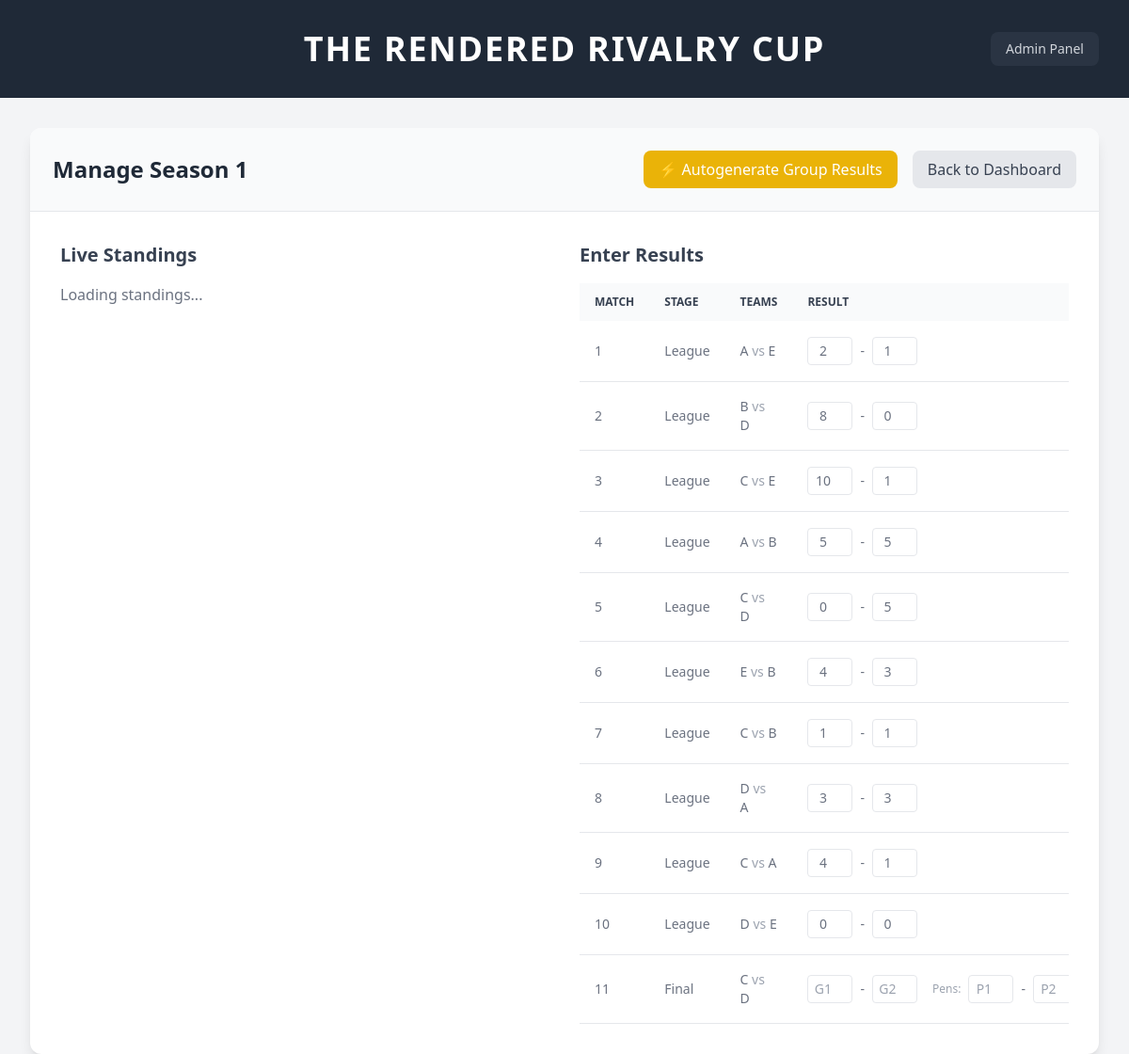
/admin/manage/10 (signed in), run on the app's committed database.
### tables this page shows
CREATE TABLE tournaments (
                                tournament_id INTEGER PRIMARY KEY AUTOINCREMENT,
                                season_number INTEGER NOT NULL,
                                created_date TEXT,
                                settings TEXT 
                             );

CREATE TABLE fixtures (
                                match_no INTEGER PRIMARY KEY AUTOINCREMENT,
                                tournament_id INTEGER NOT NULL,
                                team1_id INTEGER, 
                                team2_id INTEGER,
                                placeholder_t1 TEXT, 
                                placeholder_t2 TEXT,
                                team1_goals INTEGER, 
                                team2_goals INTEGER,
                                team1_pso INTEGER, 
                                team2_pso INTEGER,
                                status TEXT DEFAULT 'Not Played', 
                                stage TEXT, 
                                round_in_stage INTEGER,
                                FOREIGN KEY(tournament_id) REFERENCES tournaments(tournament_id) ON DELETE CASCADE,
                                FOREIGN KEY(team1_id) REFERENCES teams(team_id),
                                FOREIGN KEY(team2_id) REFERENCES teams(team_id)
                             );

### app.py (the view)
@app.route('/admin/manage/<int:tournament_id>')
def manage_tournament(tournament_id):
    if not session.get('logged_in'):
        return redirect(url_for('admin_login'))
    tournament_info = db_manager.get_tournament_by_id(tournament_id)
    fixtures = db_manager.get_all_fixtures(tournament_id)
    return render_template('manage_tournament.html', tournament=tournament_info, fixtures=fixtures)

### Tournament_Manager.py (called while the page is built)
    def get_tournament_by_id(self, tournament_id):
        self.cursor.execute("SELECT * FROM tournaments WHERE tournament_id = ?", (tournament_id,))
        return self.cursor.fetchone()

    def get_all_fixtures(self, tournament_id):
        self.cursor.execute("SELECT * FROM fixtures WHERE tournament_id = ? ORDER BY match_no ASC", (tournament_id,))
        rows = self.cursor.fetchall()
        matches = []
        for r in rows:
            t1 = self.get_team_by_id(r['team1_id']) if r['team1_id'] is not None else None
            t2 = self.get_team_by_id(r['team2_id']) if r['team2_id'] is not None else None
            matches.append(Match(db_manager=self, **dict(r), team1=t1, team2=t2))
        return matches

    def get_team_by_id(self, team_id):
        self.cursor.execute("SELECT * FROM teams WHERE team_id=?", (team_id,))
        r = self.cursor.fetchone()
        return Team(**dict(r)) if r else None

    @property
    def team1_name(self):
        return self.team1.name if self.team1 else self.p1

    @property
    def team2_name(self):
        return self.team2.name if self.team2 else self.p2

### templates/manage_tournament.html (shortened to what this page needs)
<!DOCTYPE html>
<html lang="en">
  <head>
    <script src="https://cdn.tailwindcss.com"></script>
  </head>
  <body class="bg-gray-100 font-sans">
    <header class="w-full bg-gray-800 py-8 text-center relative">
      <h1 class="text-white text-4xl font-semibold uppercase tracking-wider">
        THE RENDERED RIVALRY CUP
      </h1>
      <a
        href="/admin"
        class="absolute top-1/2 -translate-y-1/2 right-4 md:right-8 text-sm font-medium text-gray-300 bg-gray-700/50 px-4 py-2 rounded-lg hover:bg-gray-600/50 transition-colors"
      >
        Admin Panel
      </a>
    </header>
    <div class="w-full px-4 sm:px-6 lg:px-8 mt-8">
      <div class="bg-white rounded-xl shadow-lg overflow-hidden">
        <div
          class="p-6 bg-gray-50 border-b border-gray-200 flex flex-wrap items-center justify-between gap-4"
        >
          <h2 class="text-2xl font-bold text-gray-800">
            Manage Season {{ tournament.season_number }}
          </h2>
          <div class="flex items-center gap-4">
            <button
              onclick="autogenerateResults({{ tournament.tournament_id }})"
              class="px-4 py-2 text-white bg-yellow-500 rounded-lg hover:bg-yellow-600 transition-colors duration-300"
            >
              ⚡ Autogenerate Group Results
            </button>
            <a
              href="/admin/dashboard"
              class="px-4 py-2 text-gray-700 bg-gray-200 rounded-lg hover:bg-gray-300 transition-colors duration-300"
              >Back to Dashboard</a
            >
          </div>
        </div>
        <main class="p-6 md:p-8 grid grid-cols-1 lg:grid-cols-2 gap-8">
          <div class="lg:col-span-1">
            <h3 class="text-xl font-bold text-gray-700 mb-4">Live Standings</h3>
            <div id="standings-container">
              <p class="text-gray-500">Loading standings...</p>
            </div>
          </div>
          <div class="lg:col-span-1">
            <h3 class="text-xl font-bold text-gray-700 mb-4">Enter Results</h3>
            <div class="overflow-x-auto">
              <table class="w-full text-sm text-left text-gray-500">
                <thead class="text-xs text-gray-700 uppercase bg-gray-50">
                  <tr>
                    <th class="px-4 py-3">Match</th>
                    <th class="px-4 py-3">Stage</th>
                    <th class="px-4 py-3">Teams</th>
                    <th class="px-4 py-3">Result</th>
                  </tr>
                </thead>
                <tbody>
                  {% for match in fixtures %}
                  <tr class="bg-white border-b hover:bg-gray-50">
                    <td class="px-4 py-4">{{ loop.index }}</td>
                    <td class="px-4 py-4 whitespace-nowrap">
                      {{ match.stage }}
                    </td>
                    <td class="px-4 py-4 font-medium">
                      {{ match.team1_name or 'TBD' }}
                      <span class="text-gray-400">vs</span> {{ match.team2_name
                      or 'TBD' }}
                    </td>
                    <td class="px-4 py-4">
                      <form
                        id="form-{{ match.match_no }}"
                        class="flex items-center gap-2"
                      >
                        <input
                          type="number"
                          name="team1_goals"
                          value="{{ match.team1_goals if match.team1_goals is not none else '' }}"
                          placeholder="G1"
                          min="0"
                          class="w-12 p-1 border rounded text-center"
                        />
                        <span>-</span>
                        <input
                          type="number"
                          name="team2_goals"
                          value="{{ match.team2_goals if match.team2_goals is not none else '' }}"
                          placeholder="G2"
                          min="0"
                          class="w-12 p-1 border rounded text-center"
                        />
                        {% if 'Group' not in match.stage and 'League' not in
                        match.stage %}
                        <span class="text-xs text-gray-400 ml-2">Pens:</span>
                        <input
                          type="number"
                          name="pso_t1"
                          value="{{ match.team1_pso if match.team1_pso is not none }}"
                          placeholder="P1"
                          min="0"
                          class="w-12 p-1 border rounded text-center"
                        />
                        <span>-</span>
                        <input
                          type="number"
                          name="pso_t2"
                          value="{{ match.team2_pso if match.team2_pso is not none }}"
                          placeholder="P2"
                          min="0"
                          class="w-12 p-1 border rounded text-center"
                        />
                        {% endif %}
                      </form>
                    </td>
                  </tr>
                  {% endfor %}
                </tbody>
              </table>
            </div>
          </div>
        </main>
      </div>
    </div>
  </body>
</html>

### data on the page
tournaments: season_number "1"
fixtures: stage "League", team1_name "A", team2_name "E", team1_goals "2", team2_goals "1"
fixtures: stage "League", team1_name "B", team2_name "D", team1_goals "8", team2_goals "0"
fixtures: stage "League", team1_name "C", team2_name "E", team1_goals "10", team2_goals "1"
fixtures: stage "League", team1_name "A", team2_name "B", team1_goals "5", team2_goals "5"
fixtures: stage "League", team1_name "C", team2_name "D", team1_goals "0", team2_goals "5"
fixtures: stage "League", team1_name "E", team2_name "B", team1_goals "4", team2_goals "3"
fixtures: stage "League", team1_name "C", team2_name "B", team1_goals "1", team2_goals "1"
fixtures: stage "League", team1_name "D", team2_name "A", team1_goals "3", team2_goals "3"
fixtures: stage "League", team1_name "C", team2_name "A", team1_goals "4", team2_goals "1"
fixtures: stage "League", team1_name "D", team2_name "E", team1_goals "0", team2_goals "0"
fixtures: stage "Final", team1_name "C", team2_name "D"
